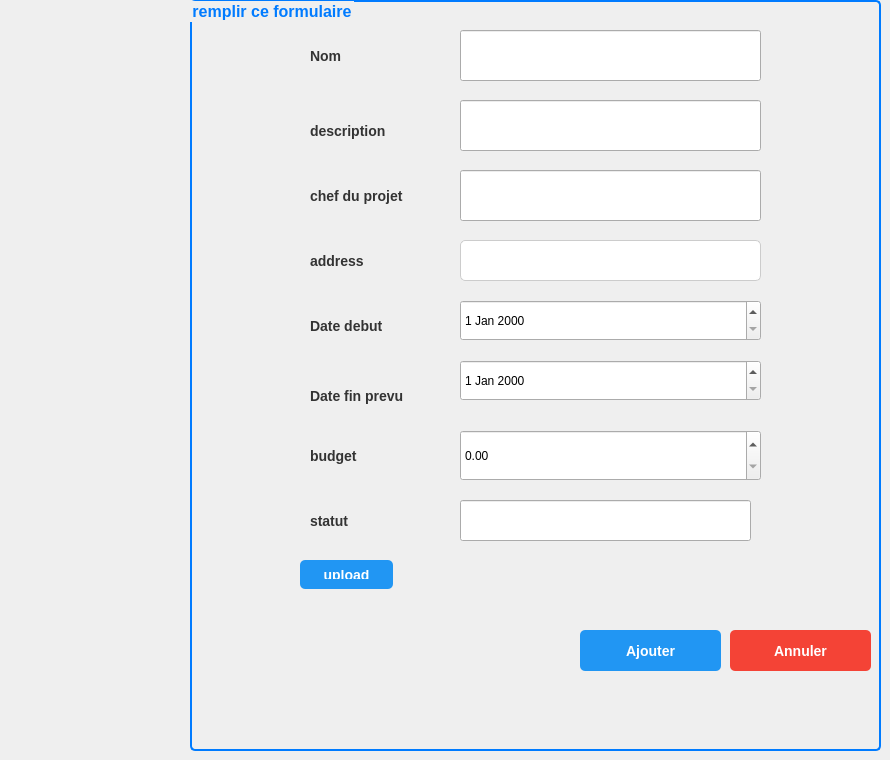
      <widget class="QWidget" name="page_26">
       <widget class="QGroupBox" name="groupBox_7">
        <property name="geometry">
         <rect>
          <x>190</x>
          <y>0</y>
          <width>691</width>
          <height>751</height>
         </rect>
        </property>
        <property name="styleSheet">
         <string notr="true">QGroupBox {
    border: 2px solid #007bff;
    border-radius: 5px;
    padding: 10px;
    font-size: 16px;
    font-weight: bold;
    color: #007bff;
}
</string>
        </property>
        <property name="title">
         <string>remplir ce formulaire</string>
        </property>
        <widget class="QLineEdit" name="nom_4">
         <property name="geometry">
          <rect>
           <x>270</x>
           <y>30</y>
           <width>301</width>
           <height>51</height>
          </rect>
         </property>
         <property name="styleSheet">
          <string notr="true">color: rgb(0, 0, 0);</string>
         </property>
         <property name="text">
          <string/>
         </property>
        </widget>
        <widget class="QLineEdit" name="description_3">
         <property name="geometry">
          <rect>
           <x>270</x>
           <y>100</y>
           <width>301</width>
           <height>51</height>
          </rect>
         </property>
         <property name="styleSheet">
          <string notr="true">color: rgb(0, 0, 0);</string>
         </property>
         <property name="text">
          <string/>
         </property>
        </widget>
        <widget class="QLineEdit" name="statut_5">
         <property name="geometry">
          <rect>
           <x>270</x>
           <y>500</y>
           <width>291</width>
           <height>41</height>
          </rect>
         </property>
         <property name="styleSheet">
          <string notr="true">color: rgb(0, 0, 0);</string>
         </property>
         <property name="text">
          <string/>
         </property>
        </widget>
        <widget class="QLineEdit" name="chefDeProject_3">
         <property name="geometry">
          <rect>
           <x>270</x>
           <y>170</y>
           <width>301</width>
           <height>51</height>
          </rect>
         </property>
         <property name="styleSheet">
          <string notr="true">color: rgb(0, 0, 0);</string>
         </property>
         <property name="text">
          <string/>
         </property>
        </widget>
        <widget class="QLabel" name="label_104">
         <property name="geometry">
          <rect>
           <x>120</x>
           <y>30</y>
           <width>111</width>
           <height>51</height>
          </rect>
         </property>
         <property name="styleSheet">
          <string notr="true">QLabel {
    font-size: 14px; /* Taille de la police */
    font-weight: bold; /* Texte en gras */
    color: #333333; /* Couleur du texte gris foncé */
}</string>
         </property>
         <property name="text">
          <string>Nom</string>
         </property>
        </widget>
        <widget class="QLabel" name="label_105">
         <property name="geometry">
          <rect>
           <x>120</x>
           <y>110</y>
           <width>111</width>
           <height>41</height>
          </rect>
         </property>
         <property name="styleSheet">
          <string notr="true">QLabel {
    font-size: 14px; /* Taille de la police */
    font-weight: bold; /* Texte en gras */
    color: #333333; /* Couleur du texte gris foncé */
}</string>
         </property>
         <property name="text">
          <string>description</string>
         </property>
        </widget>
        <widget class="QLabel" name="label_106">
         <property name="geometry">
          <rect>
           <x>120</x>
           <y>180</y>
           <width>121</width>
           <height>31</height>
          </rect>
         </property>
         <property name="styleSheet">
          <string notr="true">QLabel {
    font-size: 14px; /* Taille de la police */
    font-weight: bold; /* Texte en gras */
    color: #333333; /* Couleur du texte gris foncé */
}</string>
         </property>
         <property name="text">
          <string>chef du projet</string>
         </property>
        </widget>
        <widget class="QLabel" name="label_107">
         <property name="geometry">
          <rect>
           <x>120</x>
           <y>440</y>
           <width>111</width>
           <height>31</height>
          </rect>
         </property>
         <property name="styleSheet">
          <string notr="true">QLabel {
    font-size: 14px; /* Taille de la police */
    font-weight: bold; /* Texte en gras */
    color: #333333; /* Couleur du texte gris foncé */
}</string>
         </property>
         <property name="text">
          <string>budget</string>
         </property>
        </widget>
        <widget class="QLabel" name="label_108">
         <property name="geometry">
          <rect>
           <x>120</x>
           <y>500</y>
           <width>101</width>
           <height>41</height>
          </rect>
         </property>
         <property name="styleSheet">
          <string notr="true">QLabel {
    font-size: 14px; /* Taille de la police */
    font-weight: bold; /* Texte en gras */
    color: #333333; /* Couleur du texte gris foncé */
}</string>
         </property>
         <property name="text">
          <string>statut</string>
         </property>
        </widget>
        <widget class="QLabel" name="label_109">
         <property name="geometry">
          <rect>
           <x>120</x>
           <y>370</y>
           <width>141</width>
           <height>51</height>
          </rect>
         </property>
         <property name="styleSheet">
          <string notr="true">QLabel {
    font-size: 14px; /* Taille de la police */
    font-weight: bold; /* Texte en gras */
    color: #333333; /* Couleur du texte gris foncé */
}</string>
         </property>
         <property name="text">
          <string>Date fin prevu</string>
         </property>
        </widget>
        <widget class="QDateEdit" name="dateDebut_3">
         <property name="geometry">
          <rect>
           <x>270</x>
           <y>300</y>
           <width>301</width>
           <height>41</height>
          </rect>
         </property>
         <property name="styleSheet">
          <string notr="true">color: rgb(0, 0, 0);</string>
         </property>
        </widget>
        <widget class="QLabel" name="label_110">
         <property name="geometry">
          <rect>
           <x>120</x>
           <y>300</y>
           <width>141</width>
           <height>51</height>
          </rect>
         </property>
         <property name="styleSheet">
          <string notr="true">QLabel {
    font-size: 14px; /* Taille de la police */
    font-weight: bold; /* Texte en gras */
    color: #333333; /* Couleur du texte gris foncé */
}</string>
         </property>
         <property name="text">
          <string>Date debut</string>
         </property>
        </widget>
        <widget class="QDateEdit" name="dateFinPrevu_3">
         <property name="geometry">
          <rect>
           <x>270</x>
           <y>360</y>
           <width>301</width>
           <height>41</height>
          </rect>
         </property>
         <property name="styleSheet">
          <string notr="true">color: rgb(0, 0, 0);</string>
         </property>
        </widget>
        <widget class="QPushButton" name="pushButton_26">
         <property name="geometry">
          <rect>
           <x>540</x>
           <y>630</y>
           <width>141</width>
           <height>41</height>
          </rect>
         </property>
         <property name="styleSheet">
          <string notr="true">QPushButton {
    background-color: #f44336; /* Fond rouge */
    color: white; /* Texte blanc */
    font-size: 14px; /* Taille de la police */
    font-weight: bold; /* Texte en gras */
    border: none; /* Pas de bordure */
    border-radius: 5px; /* Coins arrondis */
    padding: 10px 20px; /* Espace intérieur */
}

QPushButton:hover {
    background-color: #d32f2f; /* Fond rouge foncé au survol */
}

QPushButton:pressed {
    background-color: #b71c1c; /* Fond rouge très foncé au clic */
}</string>
         </property>
         <property name="text">
          <string>Annuler</string>
         </property>
        </widget>
        <widget class="QPushButton" name="ajouterClient_3">
         <property name="geometry">
          <rect>
           <x>390</x>
           <y>630</y>
           <width>141</width>
           <height>41</height>
          </rect>
         </property>
         <property name="styleSheet">
          <string notr="true">QPushButton {
    background-color: #2196f3; /* Fond bleu */
    color: white; /* Texte blanc */
    font-size: 14px; /* Taille de la police */
    font-weight: bold; /* Texte en gras */
    border: none; /* Pas de bordure */
    border-radius: 5px; /* Coins arrondis */
    padding: 10px 20px; /* Espace intérieur */
}

QPushButton:hover {
    background-color: #1976d2; /* Fond bleu foncé au survol */
}

QPushButton:pressed {
    background-color: #0d47a1; /* Fond bleu très foncé au clic */
}</string>
         </property>
         <property name="text">
          <string>Ajouter</string>
         </property>
        </widget>
        <widget class="QDoubleSpinBox" name="budget_4">
         <property name="geometry">
          <rect>
           <x>270</x>
           <y>430</y>
           <width>301</width>
           <height>51</height>
          </rect>
         </property>
         <property name="styleSheet">
          <string notr="true">color: rgb(0, 0, 0);</string>
         </property>
        </widget>
        <widget class="QLineEdit" name="lineEdit_adresse_5">
         <property name="geometry">
          <rect>
           <x>270</x>
           <y>240</y>
           <width>301</width>
           <height>41</height>
          </rect>
         </property>
         <property name="styleSheet">
          <string notr="true">QLineEdit {
	color: rgb(0, 0, 0);
    background-color: #ffffff; /* Fond blanc */
    border: 1px solid #cccccc; /* Bordure grise */
    border-radius: 5px; /* Coins arrondis */
    padding: 8px; /* Espace intérieur */
    font-size: 14px; /* Taille de la police */
    color: #333333; /* Couleur du texte gris foncé */
}

QLineEdit:focus {
    border: 2px solid #2196f3; /* Bordure bleue lorsqu'il est sélectionné */
}</string>
         </property>
         <property name="text">
          <string/>
         </property>
        </widget>
        <widget class="QLabel" name="label_111">
         <property name="geometry">
          <rect>
           <x>120</x>
           <y>240</y>
           <width>101</width>
           <height>41</height>
          </rect>
         </property>
         <property name="styleSheet">
          <string notr="true">QLabel {
    font-size: 14px; /* Taille de la police */
    font-weight: bold; /* Texte en gras */
    color: #333333; /* Couleur du texte gris foncé */
}</string>
         </property>
         <property name="text">
          <string>address</string>
         </property>
        </widget>
        <widget class="QPushButton" name="uploadButton_3">
         <property name="geometry">
          <rect>
           <x>110</x>
           <y>560</y>
           <width>93</width>
           <height>29</height>
          </rect>
         </property>
         <property name="styleSheet">
          <string notr="true">QPushButton {
    background-color: #2196f3; /* Fond bleu */
    color: white; /* Texte blanc */
    font-size: 14px; /* Taille de la police */
    font-weight: bold; /* Texte en gras */
    border: none; /* Pas de bordure */
    border-radius: 5px; /* Coins arrondis */
    padding: 10px 20px; /* Espace intérieur */
}

QPushButton:hover {
    background-color: #1976d2; /* Fond bleu foncé au survol */
}

QPushButton:pressed {
    background-color: #0d47a1; /* Fond bleu très foncé au clic */
}</string>
         </property>
         <property name="text">
          <string>upload</string>
         </property>
        </widget>
        <widget class="QLabel" name="imageLabel_3">
         <property name="geometry">
          <rect>
           <x>240</x>
           <y>560</y>
           <width>121</width>
           <height>101</height>
          </rect>
         </property>
         <property name="styleSheet">
          <string notr="true">color: rgb(0, 0, 0);</string>
         </property>
         <property name="text">
          <string/>
         </property>
        </widget>
       </widget>
      </widget>
